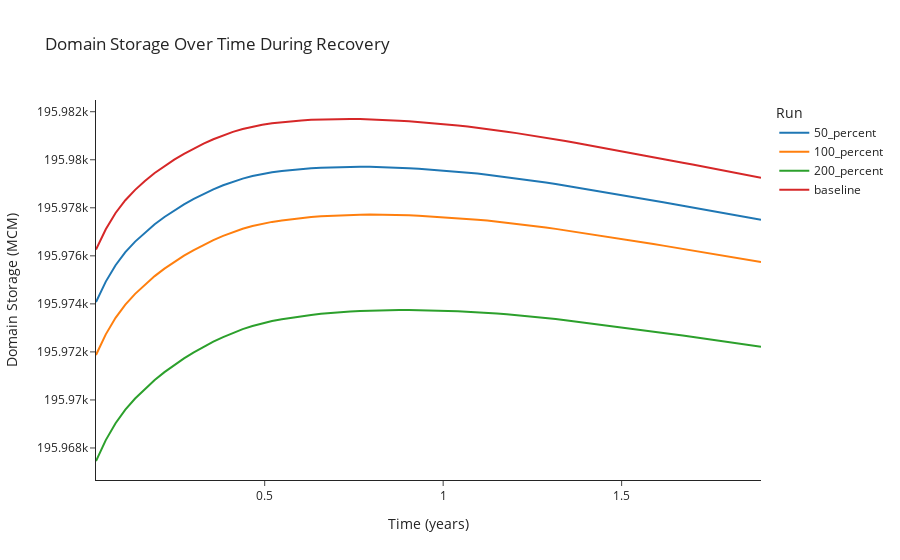

The cell this chart's notebook holds for it:
### Code cell
utils.plot_variable_for_each_run("total_storage", runs=recovery_runs, y_label="Domain Storage (MCM)",
                                y_scale=1e6, title="Domain Storage Over Time During Recovery", x_scale=365)
